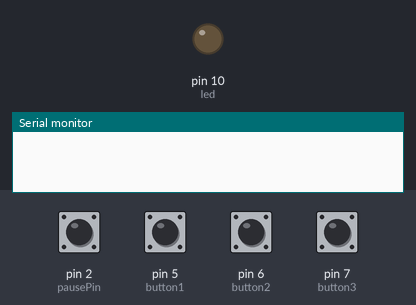
A sketch run on a simulated Arduino Uno, built with avr-gcc and run on an emulated ATmega328P. Parts: output pins drawn as LEDs (lit = HIGH), the last lines printed to the serial monitor. Dashed ring = blinking. The inputs (shaded band) are chosen by the test bench; at power-on: pin 2 (pausePin), pin 5 (button1), pin 6 (button2), pin 7 (button3) HIGH.

Above: at 1.2 s.
1.3 s: pin 5 (button1) pulled LOW for 0.15 s
At 2.8 s:
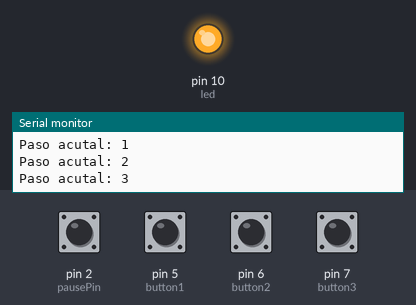
4.3 s: pin 7 (button3) pulled LOW for 1 s
8.3 s: pin 2 (pausePin) pulled LOW for 0.15 s
At 8.3 s:
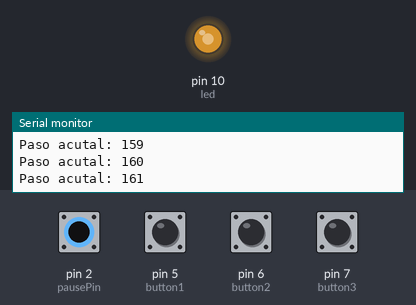
9.9 s: pin 6 (button2) pulled LOW for 0.15 s
At 10.0 s:
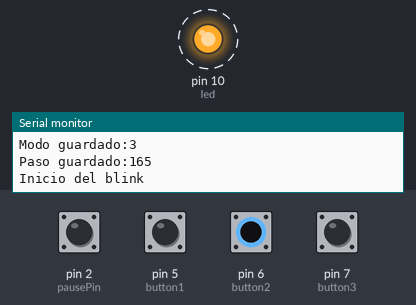
12.9 s: pin 2 (pausePin) pulled LOW for 1 s
At 13.26 s:
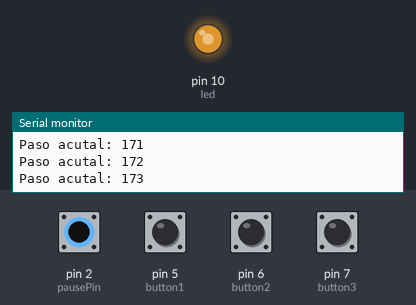
16.9 s: pin 7 (button3) pulled LOW for 0.15 s
Timing chart, 0 to 21.0 s (numbered marks = the images above; inputs shaded):
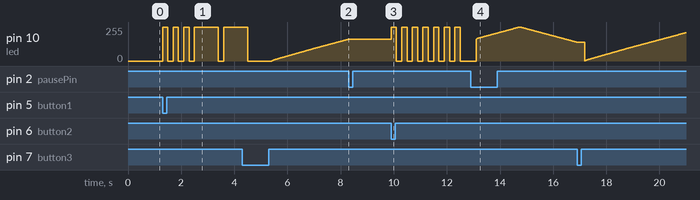

Measured:
- after the input at 1.3 s, pin 10 (led): goes 3 × (255/255 0.20 s, 0/255 0.20 s), 255/255 0.90 s, 0/255 0.20 s, then 255/255, starting at once
- after the input at 8.3 s, pin 10 (led): stays 164/255 (without the input it goes to 165/255 after 0.02 s)
- after the input at 9.9 s, pin 10 (led): alternates 255/255 for 0.20 s and 0/255 for 0.20 s, starting at once
- after the input at 12.9 s, pin 10 (led): rises from 0/255 to 255/255 in 1.6 s, then falls to 141/255 in 2.2 s

The sketch:

Codigo_IRQ_Memoria.ino
```cpp
//Pin declaration
int pausePin = 2;

int button1 = 5;
int button2 = 6;
int button3 = 7;
int led = 10;

//Delays
int shortDelay = 200;
int longDelay = 900;

//Secuence variables
volatile int currentMode = 0;  // 0 - none / 1 - SOS / 2 - blink / 3 - fade
volatile int currentStep = 0;

volatile int savedMode;
volatile int savedStep;

//Puase flags
volatile bool pauseEvent = false;
bool isPaused = false;

void setup() {
  pinMode(pausePin, INPUT_PULLUP);
  attachInterrupt(digitalPinToInterrupt(pausePin), setPause, FALLING);

  pinMode(button1, INPUT_PULLUP);
  pinMode(button2, INPUT_PULLUP);
  pinMode(button3, INPUT_PULLUP);

  pinMode(led, OUTPUT);
  Serial.begin(9600);
}

void loop() {
  //read button inputs
  int buttonState1 = digitalRead(button1);
  int buttonState2 = digitalRead(button2);
  int buttonState3 = digitalRead(button3);

  //check pauseEvent (pause/interruptionFlag)
  if (pauseEvent) {
    delay(5);
    pauseEvent = false;

    //check if the button was pressed before
    if (!isPaused) {
      //Save current step into the saved state if not
      isPaused = true;
      savedMode = currentMode;
      savedStep = currentStep;

      Serial.println("Secuencia pausada");
      Serial.print("Modo guardado:");
      Serial.println(savedMode);
      Serial.print("Paso guardado:");
      Serial.println(savedStep);
      Serial.println();
    } else {
      //Set the current where it was before the save
      Serial.println("Resuminedo Secuencia");
      isPaused = false;
      currentMode = savedMode;
      currentStep = savedStep;
      resumeSecuence();
    }
  }

  //Continue as normal when there's no pause
  if (!pauseEvent) {
    if (buttonState1 == LOW) {
      currentMode = 1;
      currentStep = 0;
      SOS();


    } else if (buttonState2 == LOW) {
      currentMode = 2;
      currentStep = 0;
      blink();


    } else if (buttonState3 == LOW) {
      currentMode = 3;
      currentStep = 0;
      fade();

    }
  }
}

//
//LED Methods... slightly modified
//

void SOS() {
  Serial.println("Inicio del SOS");
  //Morse for letter "S"
  for (int i = currentStep; i < 3 && !pauseEvent && currentMode == 1; i++) {
    overrideSecuence(); //<- Checks if any button has been pressed

    digitalWrite(led, HIGH);
    delay(shortDelay);
    digitalWrite(led, LOW);
    delay(shortDelay);

    currentStep++;
    Serial.print("Paso acutal: ");
    Serial.println(currentStep);

    overrideSecuence(); // checks twice to ensure capturing the button press
  }

  // Morse for letter "O"
  for (int i = currentStep; i < 6 && !pauseEvent && currentMode == 1; i++) {
    overrideSecuence();

    digitalWrite(led, HIGH);
    delay(longDelay);
    digitalWrite(led, LOW);
    delay(shortDelay);

    currentStep++;
    Serial.print("Paso acutal: ");
    Serial.println(currentStep);

    overrideSecuence();
  }

  // Morse for letter "S"
  for (int i = currentStep; i < 9 && !pauseEvent && currentMode == 1; i++) {

    overrideSecuence();

    digitalWrite(led, HIGH);
    delay(shortDelay);
    digitalWrite(led, LOW);
    delay(shortDelay);

    currentStep++;
    Serial.print("Paso acutal: ");
    Serial.println(currentStep);

    overrideSecuence();
  }
  //Indicates whether it has finished its cycle or if it has been paused
  Serial.println(currentStep < 9 ? "Se pauso el SOS" : "Final del SOS ");
  Serial.println();
}

void blink() {
  Serial.println("Inicio del blink");
  for (int i = currentStep; i < 7 && !pauseEvent && currentMode == 2; i++) {
    overrideSecuence();

    digitalWrite(led, HIGH);
    delay(shortDelay);
    digitalWrite(led, LOW);
    delay(shortDelay);


    currentStep++;
    Serial.print("Paso acutal: ");
    Serial.println(currentStep);

    overrideSecuence();
  }
  //Fin del blink
  Serial.println(currentStep < 7 ? "Se pauso el blink" : "Final del blink ");
  Serial.println();
}

void fade() {
  Serial.println("Inicio del fade");
  delay(200); //wait .2 seconds to avoid ghost pressing
  // 512 (duration of one cycle) * 7 (the amount of cycles needed) = 3584
  // 3584 for 7 cycle - 2048 for testing (it takes a while to make it run 7 times)
  for (int i = currentStep; i < 2048 && !pauseEvent && currentMode == 3; i++) {

    int cyclePosition = i % 512;
    int brightness;

    // Fade in (0–255), then fade out (256–511) (?]??)
    if (cyclePosition < 256) {
      brightness = cyclePosition;
    } else {
      brightness = 511 - cyclePosition;
    }

    analogWrite(led, brightness);
    delay(10);

    currentStep = i;

    currentStep++;
    Serial.print("Paso acutal: ");
    Serial.println(currentStep);

    overrideSecuence();
  }

  Serial.println(currentStep < 2048 ? "Se pauso la secuencia" : "Final del fade ");
  Serial.println();
}


//
// Auxiliary methods ...
//(basically the rest of the methods not related to turning the switch on/off)
//


void setPause() {
  pauseEvent = true;
}

//Resume secuence and clear saved values for the next save
void resumeSecuence() {
  if (savedMode == 1) SOS();
  if (savedMode == 2) blink();
  if (savedMode == 3) fade();

  savedMode = 0;
  savedStep = 0;
}

//Override any other secuence going on and starting the new pressed secuence
void overrideSecuence() {
  if (digitalRead(button1) == LOW && currentStep != 0) {
    currentMode = 1;
    currentStep = 0;

    Serial.println("Nueva secuencia; Valores actualizados");
    Serial.print("Modo:");
    Serial.println(currentMode);
    Serial.print("Paso:");
    Serial.println(currentStep);
    Serial.println();
    SOS();

  } else if (digitalRead(button2) == LOW && currentStep != 0) {
    currentMode = 2;
    currentStep = 0;

    Serial.println("Nueva secuencia; Valores actualizados");
    Serial.print("Modo:");
    Serial.println(currentMode);
    Serial.print("Paso:");
    Serial.println(currentStep);
    Serial.println();
    blink();

  } else if (digitalRead(button3) == LOW && currentStep != 0) {
    currentMode = 3;
    currentStep = 0;

    Serial.println("Nueva secuencia; Valores actualizados");
    Serial.print("Modo:");
    Serial.println(currentMode);
    Serial.print("Paso:");
    Serial.println(currentStep);
    Serial.println();
    fade();
  }
}
```
